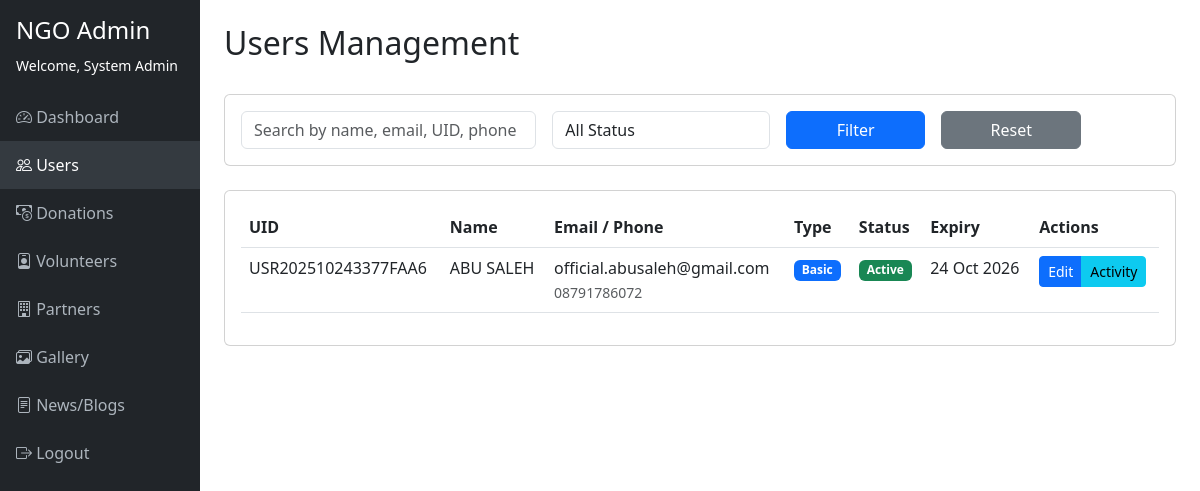
Screenshot of /admin/?page=users (signed in) with the database file from the repository.
### tables this page shows
CREATE TABLE `users` (
  `id` int(10) UNSIGNED NOT NULL,
  `uid` varchar(20) NOT NULL COMMENT 'Unique user identifier',
  `name` varchar(100) NOT NULL,
  `email` varchar(100) DEFAULT NULL,
  `phone` varchar(20) NOT NULL,
  `whatsapp` varchar(20) DEFAULT NULL,
  `password_hash` varchar(255) NOT NULL,
  `profile_image` varchar(255) DEFAULT NULL,
  `address` text,
  `country` varchar(50) DEFAULT NULL,
  `state` varchar(50) DEFAULT NULL,
  `city` varchar(50) DEFAULT NULL,
  `age` tinyint(3) UNSIGNED DEFAULT NULL,
  `membership_type` enum('basic','premium') NOT NULL,
  `membership_price` decimal(10,2) NOT NULL,
  `membership_status` enum('pending','active','expired','rejected') DEFAULT 'pending',
  `membership_start` date DEFAULT NULL,
  `membership_expiry` date DEFAULT NULL,
  `payment_proof` varchar(255) DEFAULT NULL,
  `utr_number` varchar(50) DEFAULT NULL,
  `created_at` timestamp NOT NULL DEFAULT CURRENT_TIMESTAMP,
  `updated_at` timestamp NOT NULL DEFAULT CURRENT_TIMESTAMP ON UPDATE CURRENT_TIMESTAMP
);

### admin/index.php (called while the page is built, shortened)
<?php
require_once '../includes/functions.php';
require_once 'includes/auth.php';
$admin = getCurrentAdmin();
$route = $_GET['page'] ?? 'dashboard';
$page_file = __DIR__ . "/{$route}.php";
include 'includes/header.php';
include $page_file;
include 'includes/footer.php';

### admin/includes/auth.php (called while the page is built, shortened)
<?php
function getCurrentAdmin() {
    static $admin = null;
    if ($admin === null) {
        $pdo = getDB();
        $stmt = $pdo->prepare("SELECT * FROM admins WHERE id = ? AND is_active = 1 LIMIT 1");
        $stmt->execute([$_SESSION['admin_id']]);
        $admin = $stmt->fetch();
    }
    return $admin;
}

### includes/functions.php (called while the page is built, shortened)
<?php
function e($string) {
    return htmlspecialchars($string ?? '', ENT_QUOTES, 'UTF-8');
}

### admin/users.php (the view, shortened to what this page needs)
<?php
$status_filter = $_GET['status'] ?? 'all';
$search = trim($_GET['search'] ?? '');
$where = ['1=1'];
$params = [];
$page = max(1, (int)($_GET['p'] ?? 1));
$per_page = 20;
$offset = ($page - 1) * $per_page;
$where_clause = implode(' AND ', $where);
$stmt = $pdo->prepare("
    SELECT id, uid, name, email, phone, membership_type, membership_status,
           membership_start, membership_expiry, created_at
    FROM users
    WHERE $where_clause
    ORDER BY created_at DESC
    LIMIT ? OFFSET ?
");
$stmt->execute(array_merge($params, [$per_page, $offset]));
$users = $stmt->fetchAll();
?>
<div class="d-flex justify-content-between align-items-center mb-4">
    <h2>Users Management</h2>
</div>
<div class="card mb-4">
    <div class="card-body">
        <form method="GET" class="row g-3">
            <div class="col-md-4">
                <input type="text" name="search" class="form-control" placeholder="Search by name, email, UID, phone" value="<?= e($search) ?>">
            </div>
            <div class="col-md-3">
                <select name="status" class="form-control">
                    <option value="all" <?= $status_filter === 'all' ? 'selected' : '' ?>>All Status</option>
                </select>
            </div>
            <div class="col-md-2">
                <button type="submit" class="btn btn-primary w-100">Filter</button>
            </div>
            <div class="col-md-2">
                <a href="/admin/?page=users" class="btn btn-secondary w-100">Reset</a>
            </div>
        </form>
    </div>
</div>
<div class="card">
    <div class="card-body">
        <div class="table-responsive">
            <table class="table table-hover">
                <thead>
                    <tr>
                        <th>UID</th>
                        <th>Name</th>
                        <th>Email / Phone</th>
                        <th>Type</th>
                        <th>Status</th>
                        <th>Expiry</th>
                        <th>Actions</th>
                    </tr>
                </thead>
                <tbody>
                    <?php foreach ($users as $user): ?>
                        <tr>
                            <td><?= e($user['uid']) ?></td>
                            <td><?= e($user['name']) ?></td>
                            <td>
                                <?= e($user['email']) ?><br>
                                <small class="text-muted"><?= e($user['phone']) ?></small>
                            </td>
                            <td><span class="badge bg-<?= $user['membership_type'] === 'premium' ? 'success' : 'primary' ?>"><?= ucfirst(e($user['membership_type'])) ?></span></td>
                            <td>
                                <span class="badge bg-<?=
                                    $user['membership_status'] === 'active' ? 'success' :
                                    ($user['membership_status'] === 'pending' ? 'warning' : 'danger')
                                ?>">
                                    <?= ucfirst(e($user['membership_status'])) ?>
                                </span>
                            </td>
                            <td>
                                <?php if ($user['membership_expiry']): ?>
                                    <?= date('d M Y', strtotime($user['membership_expiry'])) ?>
                                <?php else: ?>
                                    <small class="text-muted">N/A</small>
                                <?php endif; ?>
                            </td>
                            <td>
                                <div class="btn-group btn-group-sm">
                                    <button class="btn btn-primary" data-bs-toggle="modal" data-bs-target="#editModal<?= $user['id'] ?>">
                                        Edit
                                    </button>
                                    <button class="btn btn-info" data-bs-toggle="modal" data-bs-target="#activityModal<?= $user['id'] ?>">
                                        Activity
                                    </button>
                                </div>
                            </td>
                        </tr>
                    <?php endforeach; ?>
                </tbody>
            </table>
        </div>
    </div>
</div>

### admin/includes/header.php (shortened to what this page needs)
<!DOCTYPE html>
<html lang="en">
<head>
    <link href="https://cdn.jsdelivr.net/npm/bootstrap@5.3.0/dist/css/bootstrap.min.css" rel="stylesheet">
    <link rel="stylesheet" href="https://cdn.jsdelivr.net/npm/bootstrap-icons@1.11.0/font/bootstrap-icons.css">
</head>
<body>
    <div class="container-fluid">
        <div class="row">
            <nav class="col-md-2 d-md-block sidebar p-0">
                <div class="position-sticky">
                    <div class="p-3 text-white">
                        <h4>NGO Admin</h4>
                        <small>Welcome, <?= e($admin['full_name'] ?? $admin['username']) ?></small>
                    </div>
                    <ul class="nav flex-column">
                        <li class="nav-item">
                            <a class="nav-link <?= $route === 'dashboard' ? 'active' : '' ?>" href="/admin/?page=dashboard">
                                <i class="bi bi-speedometer2"></i> Dashboard
                            </a>
                        </li>
                        <li class="nav-item">
                            <a class="nav-link <?= $route === 'users' ? 'active' : '' ?>" href="/admin/?page=users">
                                <i class="bi bi-people"></i> Users
                            </a>
                        </li>
                        <li class="nav-item">
                            <a class="nav-link <?= $route === 'donations' ? 'active' : '' ?>" href="/admin/?page=donations">
                                <i class="bi bi-cash-coin"></i> Donations
                            </a>
                        </li>
                        <li class="nav-item">
                            <a class="nav-link <?= $route === 'volunteers' ? 'active' : '' ?>" href="/admin/?page=volunteers">
                                <i class="bi bi-person-badge"></i> Volunteers
                            </a>
                        </li>
                        <li class="nav-item">
                            <a class="nav-link <?= $route === 'partners' ? 'active' : '' ?>" href="/admin/?page=partners">
                                <i class="bi bi-building"></i> Partners
                            </a>
                        </li>
                        <li class="nav-item">
                            <a class="nav-link <?= $route === 'gallery' ? 'active' : '' ?>" href="/admin/?page=gallery">
                                <i class="bi bi-images"></i> Gallery
                            </a>
                        </li>
                        <li class="nav-item">
                            <a class="nav-link <?= $route === 'posts' ? 'active' : '' ?>" href="/admin/?page=posts">
                                <i class="bi bi-file-text"></i> News/Blogs
                            </a>
                        </li>
                        <li class="nav-item">
                            <a class="nav-link" href="/admin/?page=logout">
                                <i class="bi bi-box-arrow-right"></i> Logout
                            </a>
                        </li>
                    </ul>
                </div>
            </nav>
            <main class="col-md-10 ms-sm-auto px-md-4">
                <div class="py-4">

### admin/includes/header.php (style rules this page uses)
.sidebar { min-height: 100vh; background: #212529; }
.sidebar .nav-link { color: #adb5bd; padding: 0.75rem 1rem; }
.sidebar .nav-link:hover, .sidebar .nav-link.active { color: #fff; background: #343a40; }

### rows the page displays
users: uid "USR202510243377FAA6", name "ABU SALEH", email "official.abusaleh@gmail.com", phone "08791786072", membership_type "Basic", membership_status "Active", membership_expiry "24 Oct 2026"

### other values shown
$admin['full_name'] "System Admin"
